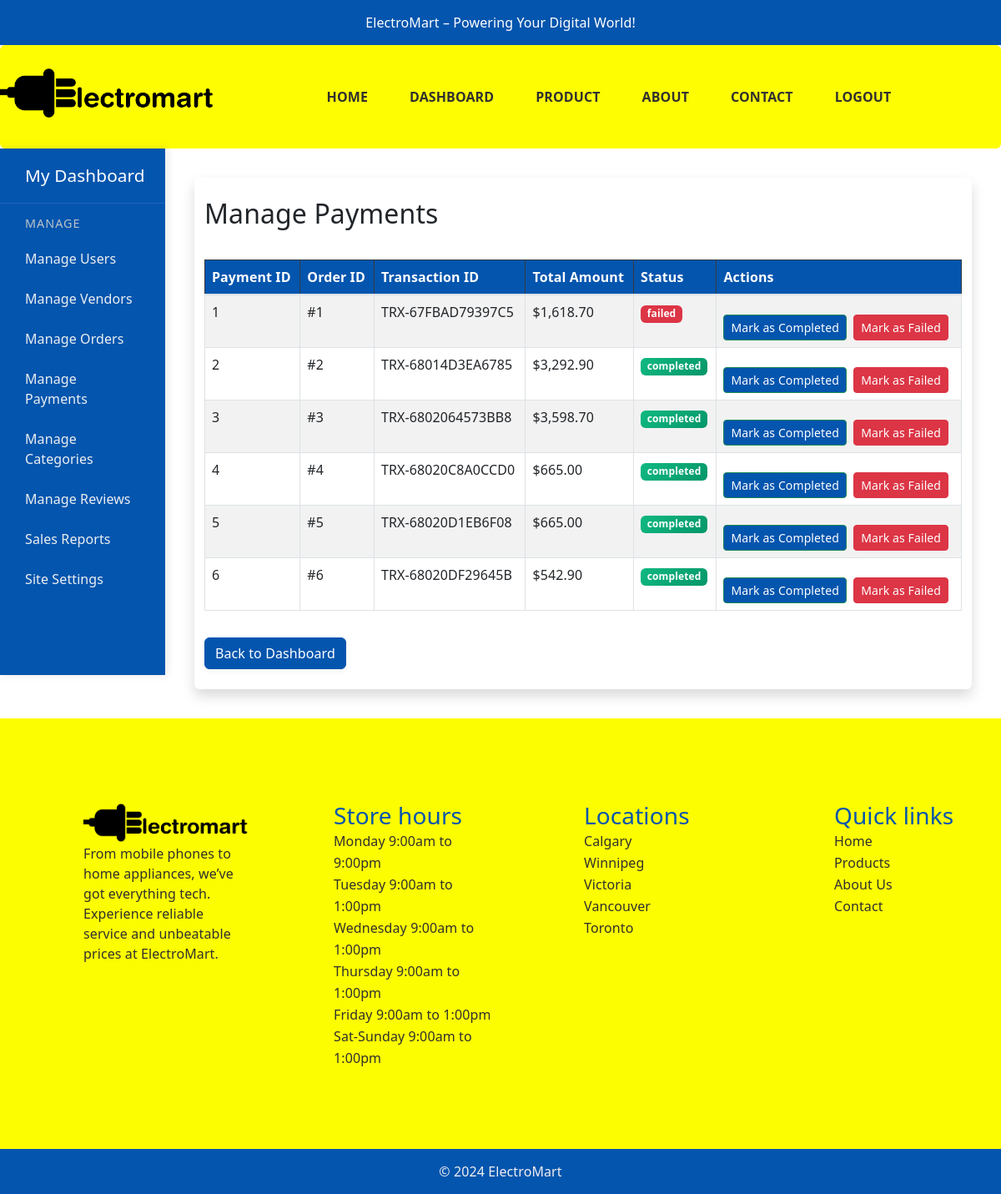
The app's page /admin/manage_payments.php (signed in) with its own data.
### tables this page shows
CREATE TABLE `payments` (
  `id` int(11) NOT NULL,
  `order_id` int(11) NOT NULL,
  `transaction_id` varchar(100) NOT NULL,
  `payment_status` enum('pending','completed','failed') DEFAULT 'pending',
  `created_at` timestamp NOT NULL DEFAULT current_timestamp()
);

CREATE TABLE `orders` (
  `id` int(11) NOT NULL,
  `user_id` int(11) NOT NULL,
  `total_price` decimal(10,2) NOT NULL,
  `status` enum('pending','shipped','delivered') DEFAULT 'pending',
  `created_at` timestamp NOT NULL DEFAULT current_timestamp()
);

### admin/manage_payments.php (the view, shortened to what this page needs)
<?php
include "../config/db.php";
$result = $conn->query("SELECT payments.id, payments.order_id, payments.transaction_id, payments.payment_status, orders.total_price
                        FROM payments
                        JOIN orders ON payments.order_id = orders.id");
?>
<!DOCTYPE html>
<html lang="en">
<head>
    <link href="https://cdn.jsdelivr.net/npm/bootstrap@5.3.0/dist/css/bootstrap.min.css" rel="stylesheet">
    <link rel="stylesheet" href="../public/css/stylesheet.css">
</head>
<body>
<?php include 'header.php'; ?>
<div class="dashboard-container">
    <?php include 'dashboard-sidebar.php'; ?>
    <main class="vendor-main-content">
        <div class="container py-4">
            <h2 class="mb-4">Manage Payments</h2>
            <table class="table table-bordered table-striped align-middle table-manage-products">
                <thead class="table-dark">
                    <tr>
                        <th>Payment ID</th>
                        <th>Order ID</th>
                        <th>Transaction ID</th>
                        <th>Total Amount</th>
                        <th>Status</th>
                        <th>Actions</th>
                    </tr>
                </thead>
                <tbody>
                    <?php while ($row = $result->fetch_assoc()):
                        $status = strtolower($row['payment_status']);
                        $badgeClass = match($status) {
                            'completed' => 'bg-success',
                            'pending' => 'bg-warning text-dark',
                            'failed' => 'bg-danger',
                            default => 'bg-secondary'
                        };
                    ?>
                    <tr>
                        <td><?php echo htmlspecialchars($row['id']); ?></td>
                        <td>#<?php echo htmlspecialchars($row['order_id']); ?></td>
                        <td><?php echo htmlspecialchars($row['transaction_id']); ?></td>
                        <td>$<?php echo number_format($row['total_price'], 2); ?></td>
                        <td><span class="badge <?php echo $badgeClass; ?>"><?php echo htmlspecialchars($row['payment_status']); ?></span></td>
                        <td>
                            <a href="update_payment.php?id=<?php echo $row['id']; ?>&status=completed" class="btn btn-sm btn-success me-1">Mark as Completed</a>
                            <a href="update_payment.php?id=<?php echo $row['id']; ?>&status=failed" class="btn btn-sm btn-danger">Mark as Failed</a>
                        </td>
                    </tr>
                    <?php endwhile; ?>
                </tbody>
            </table>
            <a href="dashboard.php" class="btn btn-secondary mt-3">Back to Dashboard</a>
        </div>
    </main>
</div>
<?php include 'footer.php'; ?>
</body>
</html>

### records on screen
payments: id "1", order "1", transaction "TRX-67FBAD79397C5", order.total_price "1,618.70", payment_status "failed"
payments: id "2", order "2", transaction "TRX-68014D3EA6785", order.total_price "3,292.90", payment_status "completed"
payments: id "3", order "3", transaction "TRX-6802064573BB8", order.total_price "3,598.70", payment_status "completed"
payments: id "4", order "4", transaction "TRX-68020C8A0CCD0", order.total_price "665.00", payment_status "completed"
payments: id "5", order "5", transaction "TRX-68020D1EB6F08", order.total_price "665.00", payment_status "completed"
payments: id "6", order "6", transaction "TRX-68020DF29645B", order.total_price "542.90", payment_status "completed"
